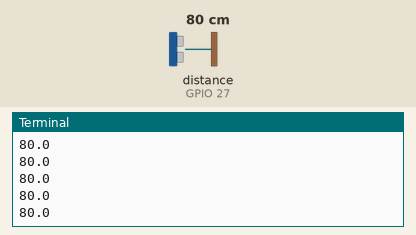
Recording of a program running on a simulated Raspberry Pi (BCM pin numbers). Parts: the last lines printed to the terminal. The inputs (shaded band) are chosen by the test bench; at power-on: distance to the obstacle (sensor on GPIO 27) 80 cm. The echo pulse lasts 58.3 µs per cm; the clock reads 2024-03-15 10:24:30 at power-on unless the program sets it.

Above: at 1.2 s.
1.3 s: distance to the obstacle (sensor on GPIO 27) set to 2 cm
At 1.71 s:
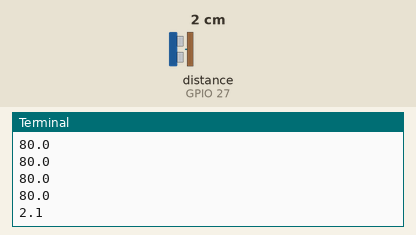
2.8 s: distance to the obstacle (sensor on GPIO 27) set to 4 cm
At 2.97 s:
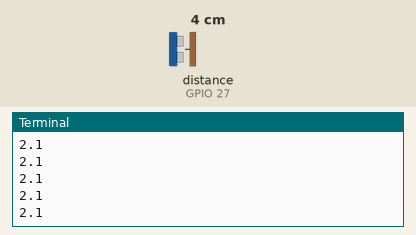
Timing chart, 0 to 5.8 s (numbered marks = the images above; inputs shaded):
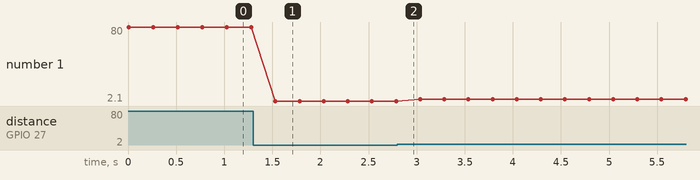

Measured:
- after the input at 1.3 s, the terminal: prints a new line after 0.23 s (image 1)
- plotted number 1: 80 → 2.1 after the input at 1.3 s, 2.1 → 4 after the input at 2.8 s

The program:

distance.py
```python
import RPi.GPIO as GPIO
import time
import signal
import sys

# use Raspberry Pi board pin numbers
GPIO.setmode(GPIO.BCM)

# set GPIO Pins
pinTrigger = 17
pinEcho = 27

def close(signal, frame):
	print("\nTurning off ultrasonic distance detection...\n")
	GPIO.cleanup()
	sys.exit(0)

signal.signal(signal.SIGINT, close)

# set GPIO input and output channels
GPIO.setup(pinTrigger, GPIO.OUT)
GPIO.setup(pinEcho, GPIO.IN)

while True:
	# set Trigger to HIGH
	GPIO.output(pinTrigger, True)
	# set Trigger after 0.01ms to LOW
	time.sleep(0.00001)
	GPIO.output(pinTrigger, False)

	startTime = time.time()
	stopTime = time.time()

	# save start time
	while 0 == GPIO.input(pinEcho):
		startTime = time.time()

	# save time of arrival
	while 1 == GPIO.input(pinEcho):
		stopTime = time.time()

	# time difference between start and arrival
	TimeElapsed = stopTime - startTime
	# multiply with the sonic speed (34300 cm/s)
	# and divide by 2, because there and back
	distance = (TimeElapsed * 34300) / 2
	distance = round(distance, 1)
	print (distance)
	sys.stdout.flush()
	time.sleep(0.25)
```
